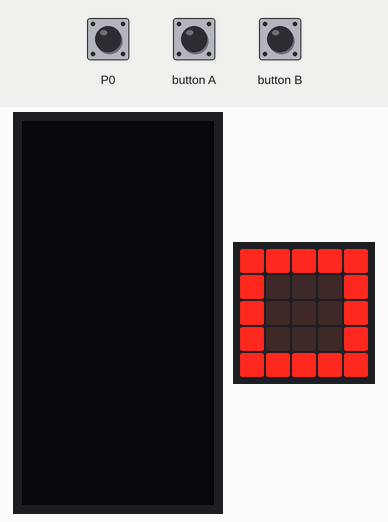
Recording of a program running on a simulated BBC micro:bit (MakeCode). Parts: 64×128 one-colour display, the board's 5×5 LED display. Inputs (shaded band) come from the test bench.

Above: at 1.8 s.
1.9 s: button A pressed for 0.15 s
At 2.4 s:
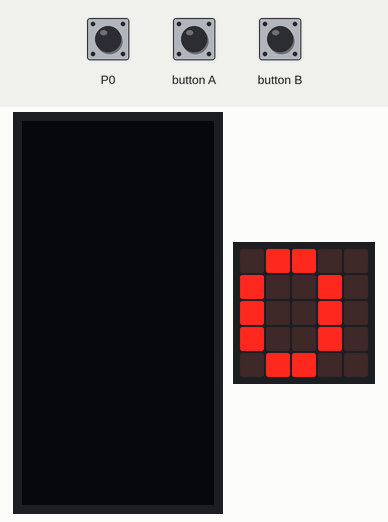
5.0 s: touch pin P0 pressed for 0.15 s
At 6.0 s:
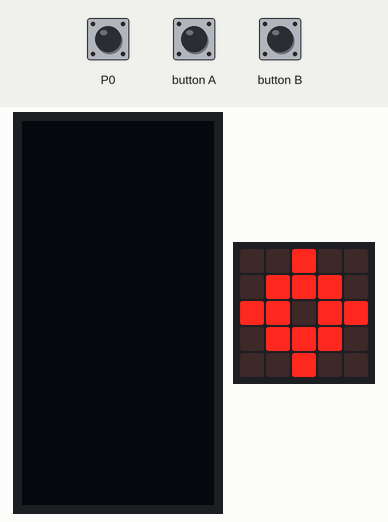
6.6 s: button B pressed for 0.15 s
At 9.5 s:
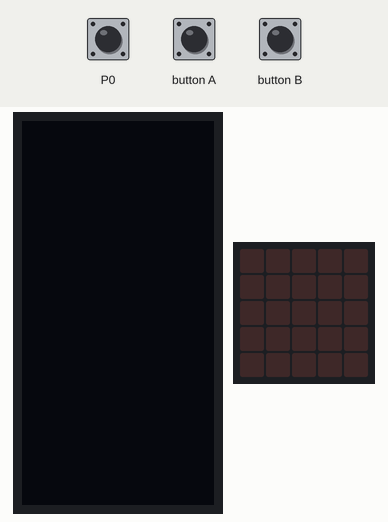
9.7 s: button A pressed for 0.15 s
At 10.7 s:
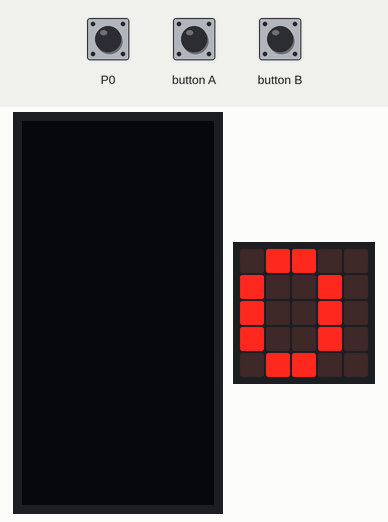
12.8 s: touch pin P0 pressed for 1 s
At 14.3 s:
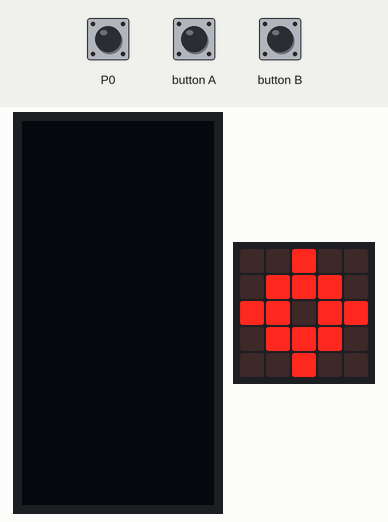
15.3 s: button B pressed for 0.15 s
At 18.7 s:
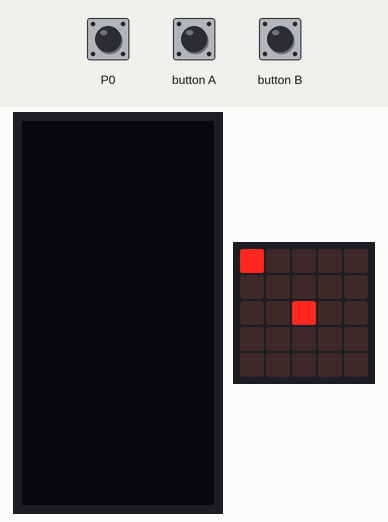
Timing chart, 0 to 19.4 s (numbered marks = the images above; inputs shaded):
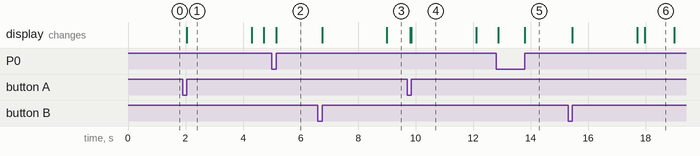

The program:

main.ts
```typescript
OLED.init(64, 128);
basic.showIcon(IconNames.Square);

let DURATIONS     = [ 60, 60 * 60, 60 * 60 * 24 ];
let durationIndex = 1;
let timerNow      = 0;
let timerStep     = 0;
let timerRunning  = false;

function eachLed(fn : ( x : number, y : number, i : number) => void) : void {
  for(let i = 0; i < 25; i++) {
    let x = i % 5;
    let y = i / 5;
    fn(x, y, i);
  }
}

function timerReset() {
  timerRunning = true;
  timerNow     = 0;
  timerStep    = DURATIONS[durationIndex] / 25;

  basic.clearScreen();
};

function timerTick() {
  if(!timerRunning) {
    return;
  }

  timerNow++;
  eachLed((x, y, i) => {
    let special = (x == 2 && y == 2);
    if(!special && (i * timerStep) < timerNow) {
      led.plot(x, y);
    }
  });
  led.toggle(2,2);
}

function timerSelect(offset : number) {
  timerRunning = false;
  durationIndex = (DURATIONS.length + (durationIndex + offset)) % DURATIONS.length;
  basic.clearScreen();
  basic.showNumber(durationIndex);
  basic.pause(1500);
  timerReset();
}

input.onButtonPressed(Button.A, () => { timerSelect(-1); });
input.onButtonPressed(Button.B, () => { timerSelect(1); });


basic.forever(() => {
  if(input.pinIsPressed(TouchPin.P0) && !timerRunning) {
    timerReset();
  }

  timerTick();
  basic.pause(1000);
})


input.onPinReleased(TouchPin.P0, () => {
  timerRunning = false;
  basic.showIcon(IconNames.Target)
})
```

Measured:
- after the input at 1.9 s, the display: changes after 0.15 s (image 1)
- after the input at 5.0 s, the display: changes after 0.15 s (image 2)
- after the input at 6.6 s, the display: first changes after 0.15 s (image 3 shows a later state)
- after the input at 9.7 s, the display: first differs from a run without the input after 0.15 s (image 4)
- after the input at 12.8 s, the display: first differs from a run without the input after 1.0 s (image 5)
- after the input at 15.3 s, the display: first changes after 0.15 s (image 6 shows a later state)
- what the display in image 1 shows lasts 2.2 s, from 2.1 s to 4.3 s
